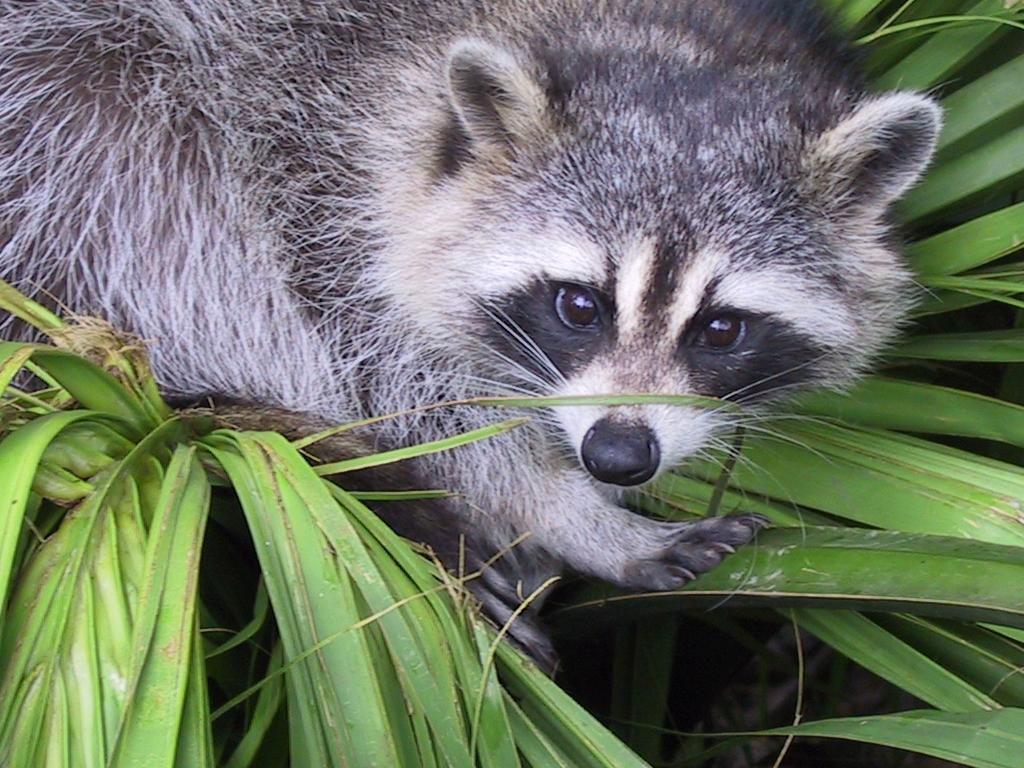
#> input picture Python_For_Datascience_Array/ex04/animal.jpeg, 1024 x 768 px
$ python rotate.py
#> lines starting #> are read from the running program, lines starting #| are printed output that depends on the picture
### Python_For_Datascience_Array/ex04/load_image.py
import matplotlib.image as mpimg


def ft_load(path: str):
    """Load an image from the given path.

    Returns the image as a numpy array, or None on error.
    """
#> called with path = 'animal.jpeg'
    try:
        img = mpimg.imread(path)
#> img is the input picture: shape (768, 1024, 3); mean R, G, B 110.7, 117.7, 102.1
        return img
    except Exception as e:
        return print(e)


def ft_zoom(path: str, start_x: int, start_y: int, width: int,
            height: int, nb_channels: int):
    """Zoom into a region of an image and return the cropped portion.

    Loads the image, slices the specified region based on coordinates
    and channel count, prints the shape, and returns the zoomed array.
    """
    try:
        img = ft_load(path)

        end_x = start_x + width
        end_y = start_y + height

        new_img = img[start_x:end_x, start_y:end_y, :nb_channels]
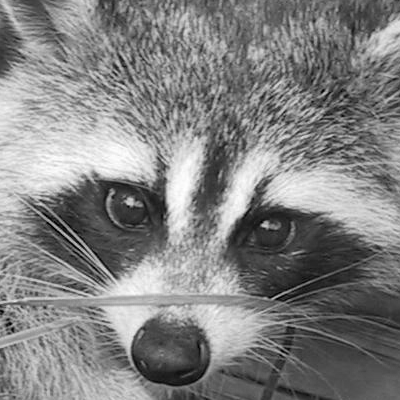
#> new_img: shape (400, 400, 1); min 0, max 255, mean 129.9
        str = f"The shape of image is: {new_img.shape}"
#> str = 'The shape of image is: (400, 400, 1)'
        if nb_channels == 1:
            str += f" or ({width}, {height})"
        print(str)
#| The shape of image is: (400, 400, 1) or (400, 400)
        print(new_img)
#> (printed output is left out)
        return new_img
    except Exception as e:
        return print(e)

### Python_For_Datascience_Array/ex04/rotate.py
from load_image import ft_zoom
import matplotlib.pyplot as plt
import numpy as np


def ft_transpose(img):
    """Manually transpose a 2D image array.

    Swaps rows and columns of the image and returns the
    transposed result as a numpy array.
    """
    rows, cols = len(img), len(img[0])
#> rows = 400; cols = 400
    new_img = [[0] * rows for _ in range(cols)]
#> new_img = 400 items
    for i in range(rows):
        for j in range(cols):
            new_img[j][i] = img[i][j]
    new_img = np.array(new_img)
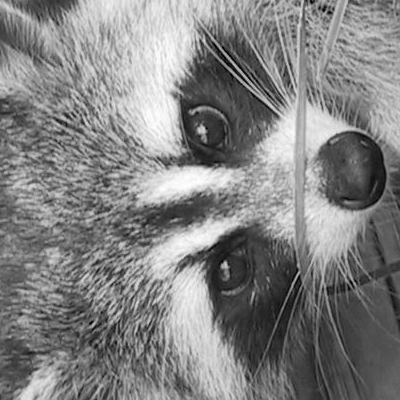
#> new_img: shape (400, 400, 1); min 0, max 255, mean 129.9
    reformed_img = []
    for i in range(len(new_img)):
        reformed_img.append(new_img[i].flatten())
#> after the loop, reformed_img = 400 items
    return np.array(reformed_img)


def rotate(path: str):
    """Zoom into an image region, transpose it, and display the result.

    Loads and zooms into a predefined region of the image, applies a
    manual transpose, and displays the rotated image using matplotlib.
    """
    try:
        START_X = 100
        START_Y = 450
        WIDTH = 400
        HEIGHT = 400
        NB_CHANNELS = 1
        PIXEL_CONTENT = "grey"
        img = ft_zoom(path, START_X, START_Y, WIDTH,
                      HEIGHT, NB_CHANNELS)
        # new_img = img.transpose().reshape(400, 400)
        new_img = ft_transpose(img)
        print(f"New shape after Transpose: {new_img.shape}")
#| New shape after Transpose: (400, 400)
        print(new_img)
#> (printed output is left out)
        plt.figure()
        plt.imshow(new_img, cmap=PIXEL_CONTENT)
        plt.show()
    except Exception as e:
        return print(e)


if __name__ == '__main__':
    rotate("animal.jpeg")
